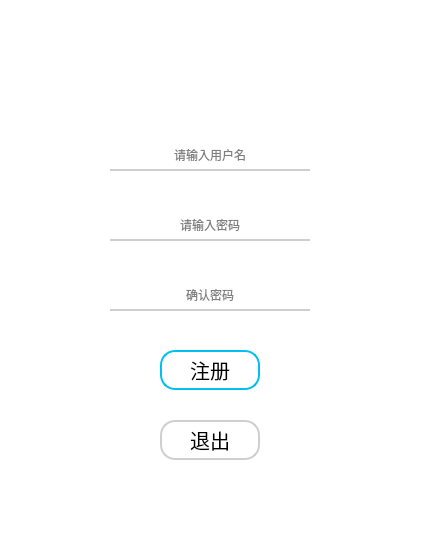
<?xml version="1.0" encoding="UTF-8"?>
<ui version="4.0">
 <class>Register</class>
 <widget class="QDialog" name="Register">
  <property name="geometry">
   <rect>
    <x>0</x>
    <y>0</y>
    <width>430</width>
    <height>557</height>
   </rect>
  </property>
  <property name="minimumSize">
   <size>
    <width>430</width>
    <height>557</height>
   </size>
  </property>
  <property name="maximumSize">
   <size>
    <width>430</width>
    <height>557</height>
   </size>
  </property>
  <property name="windowTitle">
   <string>Dialog</string>
  </property>
  <property name="styleSheet">
   <string notr="true">background-color: rgb(255, 255, 255);</string>
  </property>
  <widget class="QWidget" name="widget" native="true">
   <property name="geometry">
    <rect>
     <x>110</x>
     <y>50</y>
     <width>221</width>
     <height>51</height>
    </rect>
   </property>
   <property name="styleSheet">
    <string notr="true">background-image: url(:/mainwindowpic/loginpage.png);</string>
   </property>
  </widget>
  <widget class="QLineEdit" name="confirmPswText">
   <property name="geometry">
    <rect>
     <x>110</x>
     <y>280</y>
     <width>200</width>
     <height>31</height>
    </rect>
   </property>
   <property name="styleSheet">
    <string notr="true">background:transparent;
border-color:rgb(205,207,208);
border-style:solid;
border-bottom-width:2px;
font: 200 10pt &quot;微软雅黑&quot;;</string>
   </property>
   <property name="text">
    <string/>
   </property>
   <property name="echoMode">
    <enum>QLineEdit::Password</enum>
   </property>
   <property name="alignment">
    <set>Qt::AlignCenter</set>
   </property>
   <property name="placeholderText">
    <string>确认密码</string>
   </property>
  </widget>
  <widget class="QPushButton" name="registerBtn">
   <property name="geometry">
    <rect>
     <x>160</x>
     <y>350</y>
     <width>100</width>
     <height>40</height>
    </rect>
   </property>
   <property name="styleSheet">
    <string notr="true">border-radius:15px;
border: 2px solid rgb(0,191,243);
font: 20px;
background:transparent;

</string>
   </property>
   <property name="text">
    <string>注册</string>
   </property>
  </widget>
  <widget class="QPushButton" name="registerBtn_2">
   <property name="geometry">
    <rect>
     <x>160</x>
     <y>420</y>
     <width>100</width>
     <height>40</height>
    </rect>
   </property>
   <property name="styleSheet">
    <string notr="true">border-radius:15px;
border: 2px solid rgb(205,207,208);
font: 20px;
background:transparent;

</string>
   </property>
   <property name="text">
    <string>退出</string>
   </property>
  </widget>
  <widget class="QLineEdit" name="userNameText">
   <property name="geometry">
    <rect>
     <x>110</x>
     <y>140</y>
     <width>200</width>
     <height>31</height>
    </rect>
   </property>
   <property name="styleSheet">
    <string notr="true">background:transparent;
border-color:rgb(205,207,208);
border-style:solid;
border-bottom-width:2px;
font: 200 10pt &quot;微软雅黑&quot;;</string>
   </property>
   <property name="text">
    <string/>
   </property>
   <property name="alignment">
    <set>Qt::AlignCenter</set>
   </property>
   <property name="placeholderText">
    <string>请输入用户名</string>
   </property>
  </widget>
  <widget class="QLineEdit" name="pswText">
   <property name="geometry">
    <rect>
     <x>110</x>
     <y>210</y>
     <width>200</width>
     <height>31</height>
    </rect>
   </property>
   <property name="styleSheet">
    <string notr="true">background:transparent;
border-color:rgb(205,207,208);
border-style:solid;
border-bottom-width:2px;
font: 200 10pt &quot;微软雅黑&quot;;</string>
   </property>
   <property name="text">
    <string/>
   </property>
   <property name="echoMode">
    <enum>QLineEdit::Password</enum>
   </property>
   <property name="alignment">
    <set>Qt::AlignCenter</set>
   </property>
   <property name="placeholderText">
    <string>请输入密码</string>
   </property>
  </widget>
 </widget>
 <resources/>
 <connections/>
</ui>
